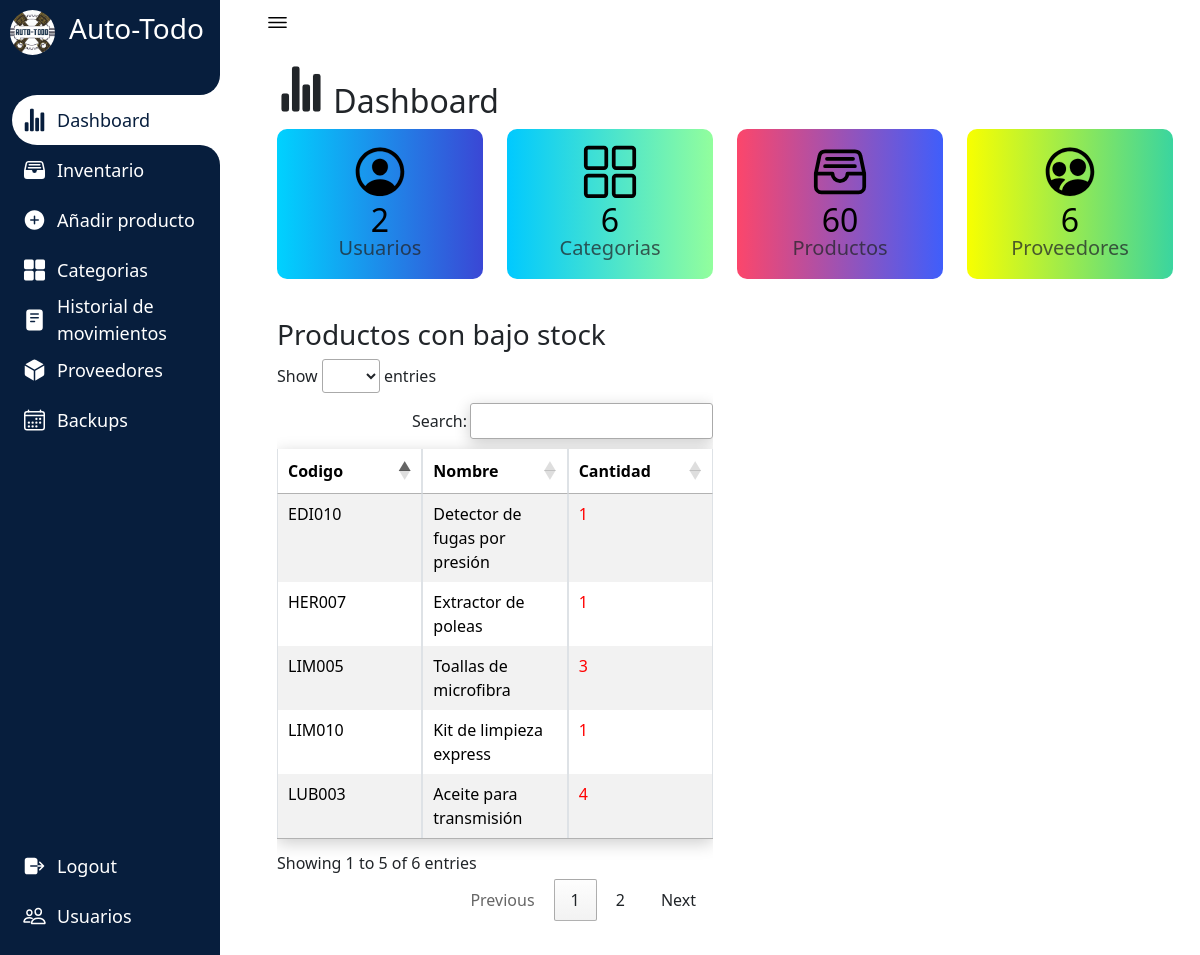
/views/Dashboard.php (signed in), run on the app's committed database.
### tables this page shows
CREATE TABLE `producto` (
  `id_producto` int(11) NOT NULL AUTO_INCREMENT,
  `nombre` varchar(100) DEFAULT NULL,
  `codigo` varchar(50) DEFAULT NULL,
  `id_categoria` int(11) DEFAULT NULL,
  `id_proveedor` int(11) DEFAULT NULL,
  `precio_unitario` decimal(10,2) DEFAULT NULL,
  `stock_actual` int(11) DEFAULT NULL,
  `stock_minimo` int(11) DEFAULT NULL,
  `imagen` varchar(150) DEFAULT NULL,
  PRIMARY KEY (`id_producto`),
  KEY `id_proveedor_foreign` (`id_proveedor`),
  KEY `id_categoria_foreign` (`id_categoria`) USING BTREE,
  CONSTRAINT `id_categoria_foreforeign` FOREIGN KEY (`id_categoria`) REFERENCES `categoria` (`id_categoria`),
  CONSTRAINT `id_proveedor_foreign` FOREIGN KEY (`id_proveedor`) REFERENCES `proveedor` (`id_proveedor`)
);

### controllers/lowstock.php (the view, shortened to what this page needs)
<?php
$sql = "SELECT codigo, nombre, stock_actual, stock_minimo FROM producto WHERE stock_actual <= stock_minimo";
$result = mysqli_query($conn, $sql);
if ($result) {
    while ($row = mysqli_fetch_assoc($result)) {
        echo "<tr>";
        echo "<td>" . $row['codigo'] . "</td>";
        echo "<td>" . $row['nombre'] . "</td>";
        $quantityColor = ($row['stock_actual'] <= $row['stock_minimo']) ? 'color: red;' : '';
        echo "<td style='$quantityColor'>" . $row['stock_actual'] . "</td>";
        echo "</tr>";
    }
} else {
    echo '
    <tr>
        <td colspan="5"><center>Record Not Found</center></td>
    </tr>';
}
?>

### assets/css/testin3.css (style rules this page uses)
* { margin: 0; padding: 0; box-sizing: border-box; }
:root { --primary-color:#071e3d; --nav-color: #071e3d; --dash-color: #fff; --logo-color: #fff; --text-color: #000; --text-color-light: #333; --white: #fff; --border-color: #ccc; --toggle-color: #fff; --title-icon-color: #fff; --time-03: all 0.3s linear; --time-02: all 0.2s linear; }
body { width: 100%; min-height: 100vh; background-color: var(--dash-color); font-family: 'Poppins', sans-serif; }

### data on the page
producto: codigo "HER007", nombre "Extractor de poleas", stock_actual "1"
producto: codigo "LUB003", nombre "Aceite para transmisión", stock_actual "4"
producto: codigo "EDI010", nombre "Detector de fugas por presión", stock_actual "1"
producto: codigo "LIM005", nombre "Toallas de microfibra", stock_actual "3"
producto: codigo "LIM010", nombre "Kit de limpieza express", stock_actual "1"

### other printed values
$c_users "2"
$c_category "6"
$c_inventory "60"
$c_suppliers "6"
